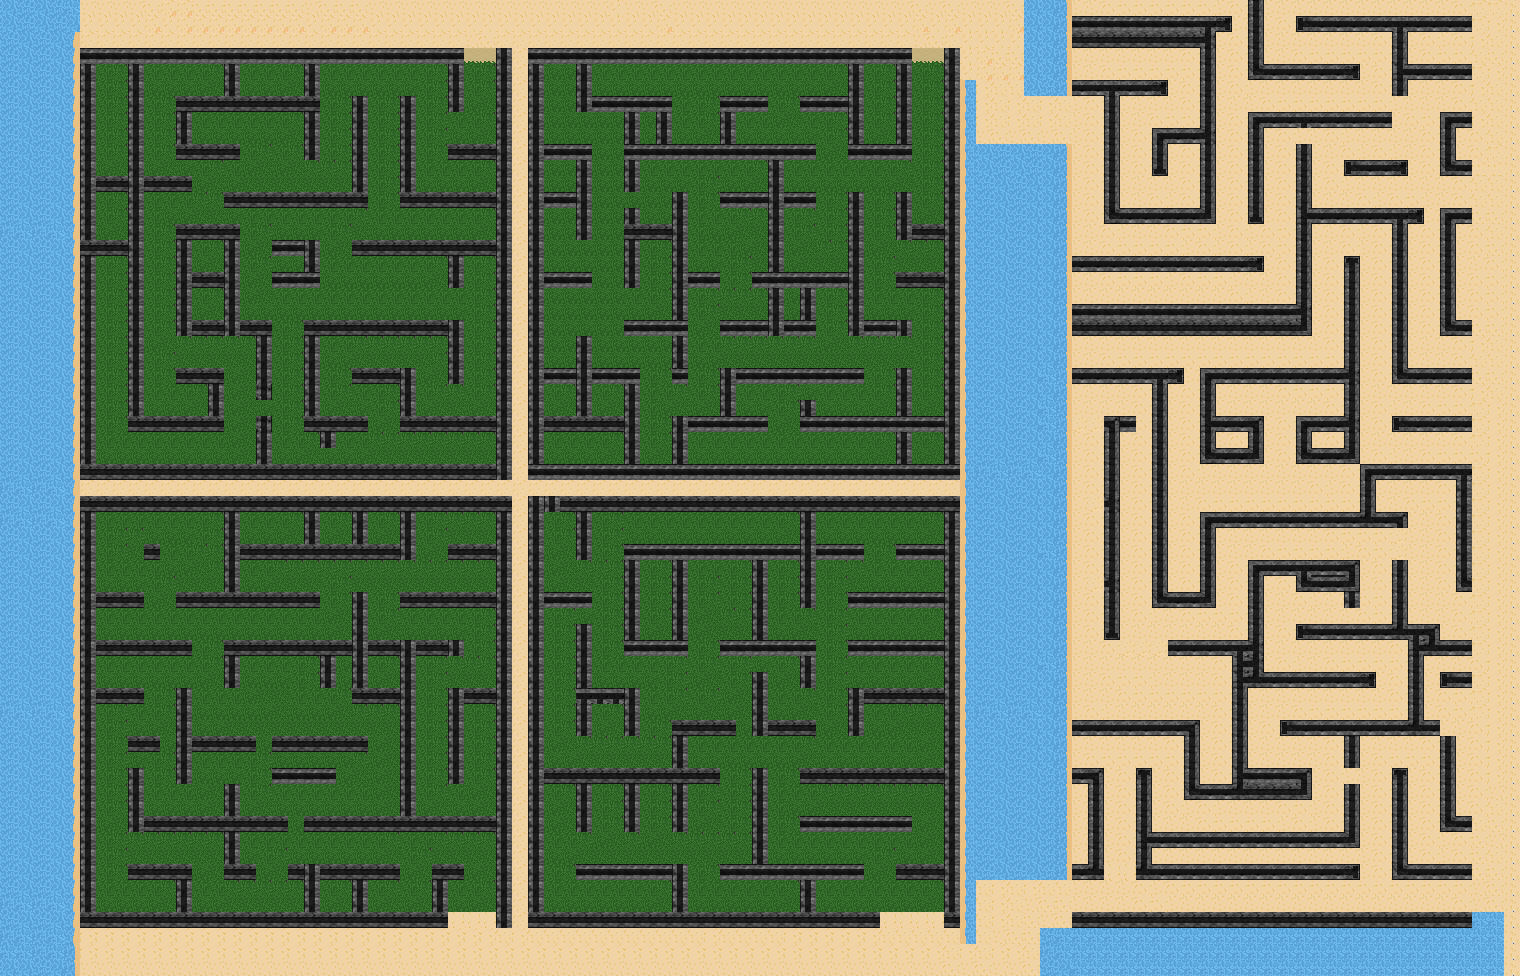

A level layout from a 2D game, rendered from its tile map. Below: a short description, then the map file with tile-grid data replaced by summaries:
An orthogonal 95x61 tile map with 16x16 px tiles, 1 tile layer (Tile Layer 1), 4 tilesets and 261 objects (blocker).

<map version="1.0" orientation="orthogonal" width="95" height="61" tilewidth="16" tileheight="16">
 <tileset firstgid="1" name="level_5" tilewidth="16" tileheight="16">
  <image source="map_tiles/level_5.jpg" width="944" height="944" />
 </tileset>
 <tileset firstgid="3482" name="components" tilewidth="16" tileheight="16">
  <image source="map_tiles/components.png" width="80" height="64" />
 </tileset>
 <tileset firstgid="3502" name="grass" tilewidth="16" tileheight="16">
  <image source="map_tiles/grass.png" width="656" height="580" />
 </tileset>
 <tileset firstgid="4978" name="level_4" tilewidth="16" tileheight="16">
  <image source="map_tiles/level_4.png" width="960" height="960" />
 </tileset>
 <layer name="Tile Layer 1" width="95" height="61">
  <data>[5795 cells, 5795 non-empty, 551 distinct tile ids]</data>
 </layer>
 <objectgroup name="collision" width="95" height="61" visible="0">
  <object x="84" y="48" width="373" height="9">
   <properties>
    <property name="blocker" value="" />
   </properties>
  </object>
  <object x="83" y="68" width="7" height="239">
   <properties>
    <property name="blocker" value="" />
   </properties>
  </object>
  <object x="80" y="294" width="11" height="183">
   <properties>
    <property name="blocker" value="" />
   </properties>
  </object>
  <object x="83" y="469" width="423" height="11">
   <properties>
    <property name="blocker" value="" />
   </properties>
  </object>
  <object x="531" y="469" width="423" height="7">
   <properties>
    <property name="blocker" value="" />
   </properties>
  </object>
  <object x="952" y="59" width="8" height="415">
   <properties>
    <property name="blocker" value="" />
   </properties>
  </object>
  <object x="133" y="70" width="5" height="356">
   <properties>
    <property name="blocker" value="" />
   </properties>
  </object>
  <object x="135" y="418" width="84" height="7">
   <properties>
    <property name="blocker" value="" />
   </properties>
  </object>
  <object x="182" y="375" width="35" height="4">
   <properties>
    <property name="blocker" value="" />
   </properties>
  </object>
  <object x="212" y="385" width="5" height="33">
   <properties>
    <property name="blocker" value="" />
   </properties>
  </object>
  <object x="181" y="229" width="54" height="5">
   <properties>
    <property name="blocker" value="" />
   </properties>
  </object>
  <object x="180" y="238" width="6" height="93">
   <properties>
    <property name="blocker" value="" />
   </properties>
  </object>
  <object x="232" y="236" width="5" height="95">
   <properties>
    <property name="blocker" value="" />
   </properties>
  </object>
  <object x="181" y="323" width="88" height="6">
   <properties>
    <property name="blocker" value="" />
   </properties>
  </object>
  <object x="260" y="329" width="6" height="64">
   <properties>
    <property name="blocker" value="" />
   </properties>
  </object>
  <object x="260" y="417" width="6" height="45">
   <properties>
    <property name="blocker" value="" />
   </properties>
  </object>
  <object x="96" y="180" width="94" height="7">
   <properties>
    <property name="blocker" value="" />
   </properties>
  </object>
  <object x="180" y="99" width="137" height="6">
   <properties>
    <property name="blocker" value="" />
   </properties>
  </object>
  <object x="308" y="68" width="6" height="83">
   <properties>
    <property name="blocker" value="" />
   </properties>
  </object>
  <object x="228" y="68" width="8" height="25">
   <properties>
    <property name="blocker" value="" />
   </properties>
  </object>
  <object x="180" y="111" width="7" height="45">
   <properties>
    <property name="blocker" value="" />
   </properties>
  </object>
  <object x="181" y="150" width="54" height="5">
   <properties>
    <property name="blocker" value="" />
   </properties>
  </object>
  <object x="357" y="101" width="5" height="98">
   <properties>
    <property name="blocker" value="" />
   </properties>
  </object>
  <object x="229" y="198" width="134" height="6">
   <properties>
    <property name="blocker" value="" />
   </properties>
  </object>
  <object x="405" y="101" width="5" height="104">
   <properties>
    <property name="blocker" value="" />
   </properties>
  </object>
  <object x="405" y="195" width="99" height="6">
   <properties>
    <property name="blocker" value="" />
   </properties>
  </object>
  <object x="451" y="148" width="54" height="5">
   <properties>
    <property name="blocker" value="" />
   </properties>
  </object>
  <object x="309" y="326" width="146" height="5">
   <properties>
    <property name="blocker" value="" />
   </properties>
  </object>
  <object x="309" y="332" width="6" height="95">
   <properties>
    <property name="blocker" value="" />
   </properties>
  </object>
  <object x="311" y="420" width="51" height="6">
   <properties>
    <property name="blocker" value="" />
   </properties>
  </object>
  <object x="324" y="432" width="6" height="14">
   <properties>
    <property name="blocker" value="" />
   </properties>
  </object>
  <object x="355" y="371" width="55" height="7">
   <properties>
    <property name="blocker" value="" />
   </properties>
  </object>
  <object x="405" y="374" width="5" height="51">
   <properties>
    <property name="blocker" value="" />
   </properties>
  </object>
  <object x="408" y="420" width="86" height="6">
   <properties>
    <property name="blocker" value="" />
   </properties>
  </object>
  <object x="452" y="327" width="5" height="49">
   <properties>
    <property name="blocker" value="" />
   </properties>
  </object>
  <object x="355" y="244" width="147" height="7">
   <properties>
    <property name="blocker" value="" />
   </properties>
  </object>
  <object x="452" y="254" width="7" height="28">
   <properties>
    <property name="blocker" value="" />
   </properties>
  </object>
  <object x="275" y="245" width="40" height="6">
   <properties>
    <property name="blocker" value="" />
   </properties>
  </object>
  <object x="310" y="246" width="5" height="37">
   <properties>
    <property name="blocker" value="" />
   </properties>
  </object>
  <object x="277" y="279" width="36" height="4">
   <properties>
    <property name="blocker" value="" />
   </properties>
  </object>
  <object x="185" y="275" width="42" height="6">
   <properties>
    <property name="blocker" value="" />
   </properties>
  </object>
  <object x="452" y="64" width="6" height="40">
   <properties>
    <property name="blocker" value="" />
   </properties>
  </object>
  <object x="92" y="245" width="39" height="7">
   <properties>
    <property name="blocker" value="" />
   </properties>
  </object>
  <object x="500" y="60" width="7" height="411">
   <properties>
    <property name="blocker" value="" />
   </properties>
  </object>
  <object x="531" y="57" width="8" height="415">
   <properties>
    <property name="blocker" value="" />
   </properties>
  </object>
  <object x="579" y="58" width="7" height="47">
   <properties>
    <property name="blocker" value="" />
   </properties>
  </object>
  <object x="585" y="100" width="81" height="5">
   <properties>
    <property name="blocker" value="" />
   </properties>
  </object>
  <object x="628" y="111" width="37" height="34">
   <properties>
    <property name="blocker" value="" />
   </properties>
  </object>
  <object x="630" y="150" width="183" height="4">
   <properties>
    <property name="blocker" value="" />
   </properties>
  </object>
  <object x="725" y="101" width="37" height="4">
   <properties>
    <property name="blocker" value="" />
   </properties>
  </object>
  </objectgroup>
 <objectgroup name="player" width="95" height="61" visible="0">
  <!-- 6 objects omitted --></objectgroup>
 <objectgroup name="flags" width="95" height="61" visible="0">
  <!-- 6 objects omitted --></objectgroup>
</map>
<!-- 211 of 261 objects omitted -->
